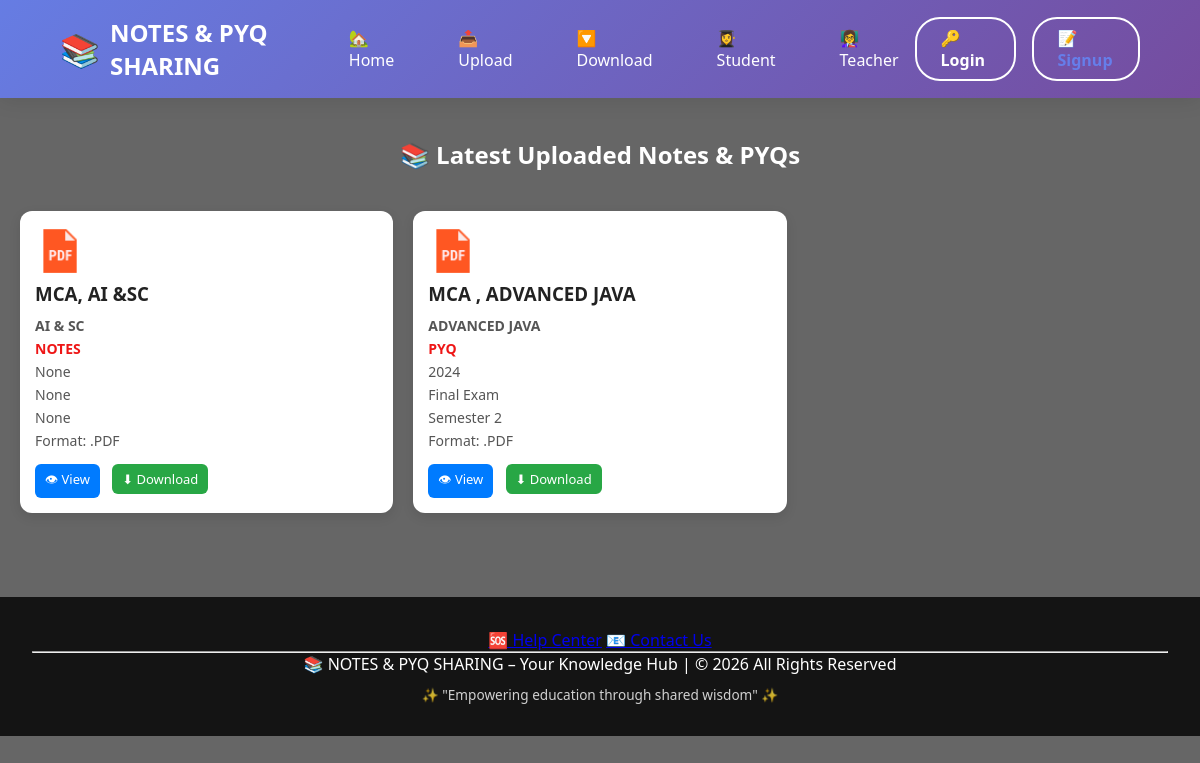
Page /teacher/ on the committed database.
### mynotes/models.py (models this page shows, shortened)
class Resource(models.Model):
    def upload_path(self, filename):
        if self.teacher_student == "student":
            return f'student/{filename}'
        else:
            return f'teacher/{filename}'
    file = models.FileField(upload_to=upload_path)
    user = models.ForeignKey(User, on_delete=models.CASCADE)
    title = models.CharField(max_length=200)
    subject = models.CharField(max_length=200)
    description = models.TextField()
    category = models.CharField(max_length=100)
    teacher_student = models.CharField(max_length=10)
    exam_year = models.CharField(max_length=10, null=True, blank=True)
    semester = models.CharField(max_length=10, null=True, blank=True)
    exam_type = models.CharField(max_length=50, null=True, blank=True)

### mynotes/views.py (the view)
# urls.py: path('teacher/', views.teacher, name='teacher'),
def teacher(request):
    resources = Resource.objects.filter(teacher_student="teacher")
    return render(request, 'teacher.html', {
        'resources': resources
    })

### mynotes/templates/teacher.html (shortened to what this page needs)
<!DOCTYPE html>
<html lang="en">
<head>
</head>
<body>
    <nav class="navbar">
        <div class="logo">
            <span>📚</span>
            <h2>NOTES & PYQ SHARING</h2>
        </div>
        <div class="nav-links" id="navLinks">
        <a href="{% url 'home' %}">🏡Home</a>
        <a href="{% url 'button' %}">📤 Upload</a>
        <a href="{% url 'notespage' %}">🔽 Download</a>
        <a href="{% url 'student' %}"> 👩‍🎓Student</a>
        <a href="{% url 'teacher' %}"> 👩‍🏫Teacher</a>
        </div>
    <div class="auth-buttons">
    {% if user.is_authenticated %}
        <div class="user-menu">
            <a href="{% url 'profile' %}" class="user-name">
                👤 {{ user.username }}
            </a>
            <a href="{% url 'logout' %}" class="btn-logout">🚪 Logout</a>
        </div>
    </div>
        {% else %}
            <a href="{% url 'login' %}" class="btn-nav btn-login">🔑 Login</a>
            <a href="{% url 'signup' %}" class="btn-nav btn-signup">📝 Signup</a>
        {% endif %}
        </div>
    </nav>
<div style="margin-top:40px;">
    <h2 style="text-align:center; color:white; margin-bottom:20px;">
    📚 Latest Uploaded Notes & PYQs
</h2>
<div class="notes-grid">
    {% load static %}
{% for r in resources %}
  <div class="background-card">
    {% with r.file.name|lower as file_name %}
        {% if ".pdf" in file_name %}
            <img src="{% static 'icons/pdf.png' %}" width="50">
        {% elif ".doc" in file_name or ".docx" in file_name %}
            <img src="{% static 'icons/word.png' %}" width="50">
        {% elif ".ppt" in file_name or ".pptx" in file_name %}
            <img src="{% static 'icons/ppt.png' %}" width="50">
        {% elif ".xls" in file_name or ".xlsx" in file_name %}
            <img src="{% static 'icons/excel.png' %}" width="50">
        {% else %}
            <img src="{% static 'icons/file.png' %}" width="50">
        {% endif %}
    {% endwith %}
    <h3 style="font-weight: bold;">{{ r.subject }}</h3>
        <p style="font-weight: bold;">{{ r.title }}</p>
    <p style="color: #ee1616; font-weight: bold;">{{ r.category|upper }}</p>
    <p>{{ r.exam_year }}</p>
    <p>{{ r.exam_type }}</p>
    <p>{{ r.semester }}</p>
    <p>Format: {{ r.file.name|slice:"-4:"|upper }}</p>
     {% if user.is_authenticated %}
            <a href="https://docs.google.com/gview?url={{ n.file.url }}&embedded=true" target="_blank">👁 View</a>
            <a href="{{ r.file.url }}" download>⬇ Download</a>
        {% else %}
            <a href="https://docs.google.com/gview?url={{ n.file.url }}&embedded=true" target="_blank">👁 View</a>
            <a href="{% url 'login' %}?next={{ r.file.url }}">⬇ Download</a>
        {% endif %}
    </div>
{% empty %}
   <p style="color:white;">No Uploaded 😔</p>
{% endfor %}
    </div>
</div>
    <footer>
        <div class="footer-links">
            <a href="{% url 'help' %}">🆘 Help Center</a>
            <a href="{% url 'contact' %}">📧 Contact Us</a>
        </div>
        <hr>
        <p>📚 NOTES & PYQ SHARING – Your Knowledge Hub | © 2026 All Rights Reserved</p>
        <p style="margin-top: 0.6rem; font-size: 0.85rem; opacity: 0.8;">✨ "Empowering education through shared wisdom" ✨</p>
    </footer>
</body>
</html>

### mynotes/templates/teacher.html (style rules this page uses)
* { margin: 0; padding: 0; box-sizing: border-box; }
body { font-family: 'Segoe UI', Tahoma, Geneva, Verdana, sans-serif; background: linear-gradient(rgba(0, 0, 0, 0.6), rgba(0, 0, 0, 0.6)), url('https://images.unsplash.com/photo-1507842217343-583bb7270b66?ixlib=rb-1.2.1&auto=format&fit=crop&w=1350&q=80'); background-size: cover; background-position: center; background-attachment: fixed; min-height: 100vh; }
.navbar { background: linear-gradient(135deg, rgba(102, 126, 234, 0.95) 0%, rgba(118, 75, 162, 0.95) 100%); backdrop-filter: blur(10px); padding: 1rem 5%; display: flex; justify-content: space-between; align-items: center; box-shadow: 0 2px 20px rgba(0,0,0,0.1); position: sticky; top: 0; z-index: 1000; animation: slideDown 0.5s ease; }
.logo { display: flex; align-items: center; gap: 10px; }
.logo h2 { color: white; font-size: 1.5rem; font-weight: bold; }
.logo span { font-size: 2rem; }
.nav-links { display: flex; gap: 2rem; align-items: center; }
.nav-links a { color: white; text-decoration: none; font-size: 1rem; font-weight: 500; transition: all 0.3s ease; padding: 0.5rem 1rem; border-radius: 8px; display: flex; align-items: center; gap: 8px; }
.auth-buttons { display: flex; gap: 1rem; }
.btn-nav { padding: 0.5rem 1.5rem; border-radius: 25px; text-decoration: none; font-weight: 600; transition: all 0.3s ease; display: flex; align-items: center; gap: 8px; }
.btn-login { background: transparent; border: 2px solid white; color: white; }
.btn-signup { background: transparent; color: #667eea; border: 2px solid white; }
.notes-grid { display: grid; grid-template-columns: repeat(3, 1fr); gap: 20px; padding: 20px; }
.background-card { background: #ffffff; padding: 15px; border-radius: 12px; box-shadow: 0 4px 12px rgba(0,0,0,0.1); transition: 0.3s; }
.background-card h3 { margin-bottom: 10px; color: #222; }
.background-card p { margin: 4px 0; color: #555; font-size: 14px; }
.background-card a { display: inline-block; margin-top: 10px; margin-right: 8px; padding: 6px 10px; border-radius: 6px; text-decoration: none; font-size: 13px; }
.background-card a:first-of-type { background-color: #007bff; color: white; }
.background-card a:last-of-type { background-color: #28a745; color: white; }
footer { background: rgba(0,0,0,0.8); color: white; text-align: center; padding: 2rem; margin-top: 4rem; }

### rows in the picture
Resource: subject "MCA, AI &SC", title "AI & SC", category "NOTES", exam_year "None", exam_type "None", semester "None", file.name ".PDF"
Resource: subject "MCA , ADVANCED JAVA", title "ADVANCED JAVA", category "PYQ", exam_year "2024", exam_type "Final Exam", semester "Semester 2", file.name ".PDF"
